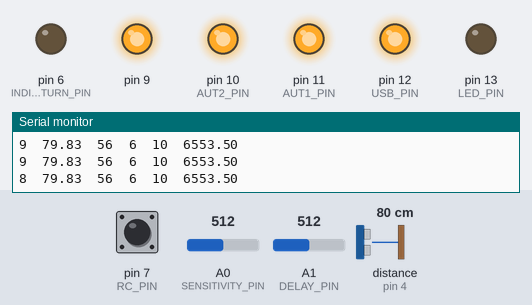
A sketch run on a simulated Arduino Uno, built with avr-gcc and run on an emulated ATmega328P. Shown: output pins drawn as LEDs (lit = HIGH), the last lines printed to the serial monitor. Wiring (inferred from the names in the program): ultrasonic range finder: trigger pin 2; echo pin 4. Inputs (shaded band) come from the test bench; at power-on: A1 (DELAY_PIN) = 512, distance to the obstacle (sensor on pin 4) 80 cm, A0 (SENSITIVITY_PIN) = 512, pin 7 (RC_PIN) HIGH. The echo pulse lasts 58.3 µs per cm; pins used as bus, display or sensor lines are not drawn.

Above: at 9.5 s.
9.6 s: A1 (DELAY_PIN) set to 1023
At 18.6 s:
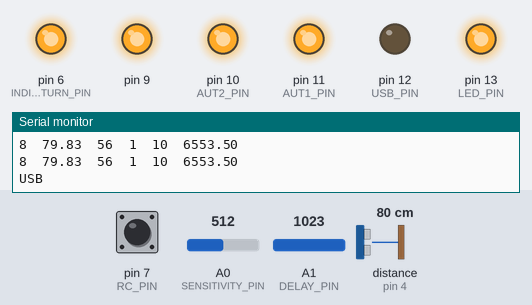
31.6 s: distance to the obstacle (sensor on pin 4) set to 2 cm
At 33.6 s:
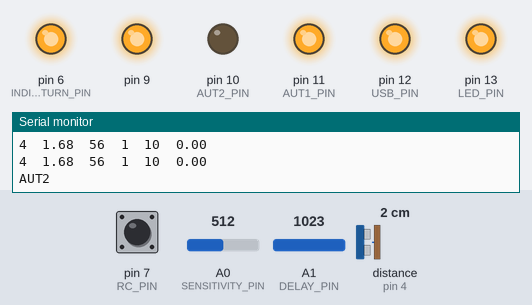
35.8 s: A0 (SENSITIVITY_PIN) set to 1023
At 46.1 s:
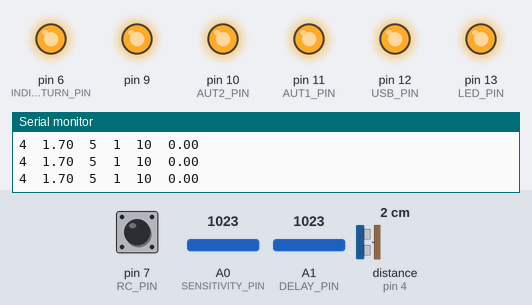
57.8 s: distance to the obstacle (sensor on pin 4) set to 9 cm
Timing chart, 0 to 75.1 s (numbered marks = the images above; inputs shaded):
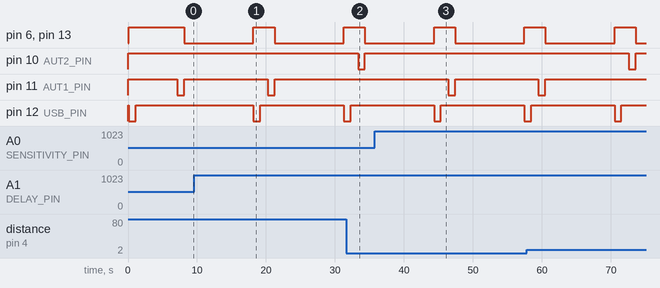

The sketch:

keyhole.ino
```cpp
//#include <CapacitiveSensor.h>
#include "Interval.h"
#include <avr/wdt.h>

/*
 * CapitiveSense Library Demo Sketch
 * Paul Badger 2008
 * Uses a high value resistor e.g. 10M between send pin and receive pin
 * Resistor effects sensitivity, experiment with values, 50K - 50M. Larger resistor values yield larger sensor values.
 * Receive pin is the sensor pin - try different amounts of foil/metal on this pin
 */

#define SAMPLES 16
#define LED_PIN 13

#define USB_PIN 12  //relay
#define AUT1_PIN 11  //relay
#define AUT2_PIN 10  //relay

#define INDICATION_SENSOR_PIN 5  //indication
#define INDICATION_TURN_PIN 6  //indication

#define RC_PIN 7    //sensor
//#define CS_TX_PIN 4 //sensor
//#define CS_RX_PIN 2 //sensor
//#define IR_PIN 3    //sensor
#define SR04TX_PIN 2
#define SR04RX_PIN 4

#define SENSITIVITY_PIN A0
#define DELAY_PIN A1

#define HUMAN_IN_RANGE_RATIO 100 //4 //human stay ratio,  1 = full time, 2 = half time, ...
#define PAUSE_RATIO 100 //2 //human not stay ratio,  1 = full time, 2 = half time, ...
#define TURN_DELAY 10 //5 //delay before new turn [s] //pauza bezi od sepnuti vydavaciho rele, 5s trva vydani napoje, 5s pauza

//CapacitiveSensor   capSensor1 = CapacitiveSensor(CS_TX_PIN, CS_RX_PIN);        // 10M resistor between pins 4 & 2, pin 2 is sensor pin, add a wire and or foil if desired

//CapacitiveSensor   cs_4_6 = CapacitiveSensor(4,6);        // 10M resistor between pins 4 & 6, pin 6 is sensor pin, add a wire and or foil
//CapacitiveSensor   cs_4_8 = CapacitiveSensor(4,8);        // 10M resistor between pins 4 & 8, pin 8 is sensor pin, add a wire and or foil

//#include "filter.h"
//ExponentialFilter<float> sensor1Filtered(1, 0);

Interval automatInterval, serialInterval, pauseInterval;
bool automat;
unsigned int humanInRangeCounter, pauseCounter;
byte automatToggle; //0,1 AUT1, 2 AUT2

void setup()
{

   wdt_enable(WDTO_4S);

   //capSensor1.set_CS_AutocaL_Millis(0xFFFFFFFF);     // turn off autocalibrate on channel 1 - just as an example

   Serial.begin(9600);

   pinMode(SR04RX_PIN, INPUT);
   pinMode(SR04TX_PIN, OUTPUT);

   digitalWrite(9, HIGH);   //relay spare
   digitalWrite(10, HIGH);  //relay spare

   digitalWrite(AUT1_PIN, HIGH);
   digitalWrite(AUT2_PIN, HIGH);
   digitalWrite(USB_PIN, HIGH);
   digitalWrite(LED_PIN, LOW);
   digitalWrite(INDICATION_TURN_PIN, LOW);
   digitalWrite(INDICATION_SENSOR_PIN, LOW);

   pinMode(9, OUTPUT);
   pinMode(10, OUTPUT);
   pinMode(AUT1_PIN, OUTPUT);
   pinMode(AUT2_PIN, OUTPUT);
   pinMode(USB_PIN, OUTPUT);
   pinMode(LED_PIN, OUTPUT);
   pinMode(INDICATION_TURN_PIN, OUTPUT);
   pinMode(INDICATION_SENSOR_PIN, OUTPUT);
   pinMode(RC_PIN, INPUT);
   digitalWrite(RC_PIN, HIGH);
   //pinMode(IR_PIN, INPUT);
   //digitalWrite(IR_PIN, HIGH);

   pinMode(SENSITIVITY_PIN, INPUT);
   pinMode(DELAY_PIN, INPUT);
}

int analogRead(int pin, int samples){
  int result = 0;
  for(int i=0; i<samples; i++){
    result += analogRead(pin);
  }
  return (result / samples);
}

class Alarm {
  bool activated;
  bool deactivated;
  Interval activeInterval;
  Interval deactiveInterval;

public:
  int alarmActiveDelay = 100;
  int alarmDeactiveDelay = 0;
  bool active;
  bool unAck;

  bool activate(bool state) {
    if(state) {
      if(!active) {
        if(!activated) {
          activated = true;
          activeInterval.set(alarmActiveDelay);
        }
        if(activeInterval.expired()) {
          activated = false;
          active = true;
          unAck = true;
          return true;
        }
      }
    }
    else
      activated = false;
    return false;
  };
  bool deactivate(bool state) {
    if(state){
      if(active) {
        if(!deactivated) {
          deactivated = true;
          deactiveInterval.set(alarmDeactiveDelay);
        }
        if(deactiveInterval.expired()) {
          deactivated = false;
          active = false;
          return true;
        }
      }
    }
    else
      deactivated = false;
    return false;
  }
  void ack() {
    unAck = false;
  }
};

Alarm humanInRange;
bool rcactive = false;

void loop()
{
    wdt_reset();

    long start = millis();

    //long sensor1 =  capSensor1.capacitiveSensor(30);
    digitalWrite(SR04TX_PIN, LOW);
    delayMicroseconds(2);
    digitalWrite(SR04TX_PIN, HIGH);
    delayMicroseconds(10);
    digitalWrite(SR04TX_PIN, LOW);
    long duration = pulseIn(SR04RX_PIN, HIGH);
    //Calculate the distance (in cm) based on the speed of sound.
    float distance = duration / 58.2;


    //sensor1Filtered.Filter(sensor1);
    //sensor1 = sensor1Filtered.Current();

    //int limit = analogRead(SENSITIVITY_PIN, SAMPLES);
    //int limit = 25 * (pow(2, (0.01 * (1023 - analogRead(SENSITIVITY_PIN, SAMPLES)))) - 1);
    int limit = (1023 - analogRead(SENSITIVITY_PIN, SAMPLES)) * 0.1 + 5;
    unsigned int timeLimit = (1023 - analogRead(DELAY_PIN, SAMPLES)) * 0.01 + 1;

    //if(serialInterval.expired()) {
    //  serialInterval.set(500);
    Serial.print(millis() - start);        // check on performance in milliseconds
    Serial.print("\t");                    // tab character for debug windown spacing
    //Serial.print(sensor1);                  // print sensor output 1
    Serial.print(distance);
    Serial.print("\t");                    // tab character for debug windown spacing
    Serial.print(limit);
    Serial.print("\t");                    // tab character for debug windown spacing
    Serial.print(timeLimit);

    Serial.print("\t");                    // tab character for debug windown spacing
    Serial.print(TURN_DELAY);
    Serial.print("\t");                    // tab character for debug windown spacing
    Serial.println(pauseCounter * 0.1);

   // }

    //bool active = (float)sensor1 > 1.05 * (float)limit;
    //bool deactive = sensor1 < limit;
    bool active = distance < limit;
    bool deactive = distance > limit;

    if(!digitalRead(RC_PIN)) {
      //no detected
    }
    else {
      //detected
      //active = true;
      //deactive = false;
      rcactive = true;
    }
    /*
    if(!digitalRead(IR_PIN)) {
      //detected
      active = true;
      deactive = false;
    }
    */
    humanInRange.activate(active);
    humanInRange.deactivate(deactive);

    if(humanInRange.active || rcactive) {
      digitalWrite(INDICATION_SENSOR_PIN, HIGH);

      if(automat && active) {
        if(humanInRangeCounter < 65535)
          humanInRangeCounter++;
      }
      if(automat && rcactive) {
          humanInRangeCounter = 65535;
      }

      //if(!automat && pauseInterval.expired()) {
      //if(!automat && pauseInterval.expired() && (pauseCounter * 0.1 * 2 > TURN_DELAY * 0.001 )) {
      if(!automat && pauseInterval.expired() && (pauseCounter * PAUSE_RATIO > TURN_DELAY * 10)) {

        digitalWrite(LED_PIN, HIGH);
        digitalWrite(INDICATION_TURN_PIN, HIGH);
        humanInRangeCounter = 0;

        digitalWrite(USB_PIN, LOW);
        Serial.println("USB");
        delay(1000);
        digitalWrite(USB_PIN, HIGH);
        automatInterval.set(timeLimit * 1000);
        automat = true;
        pauseCounter = 0;
        //humanInRange.ack();
        humanInRangeCounter = 0;
      }
    }
    else {
      digitalWrite(INDICATION_SENSOR_PIN, LOW);
    }

    if(automatInterval.expired() && automat) {
      automat = false;

      rcactive = false;

      if(humanInRangeCounter * HUMAN_IN_RANGE_RATIO > timeLimit * 10) {
        //if(automatToggle) {
        if(automatToggle < 2) {
          digitalWrite(AUT1_PIN, LOW);
          Serial.println("AUT1");
          delay(1000);
          digitalWrite(AUT1_PIN, HIGH);
        }
        else {
          digitalWrite(AUT2_PIN, LOW);
          Serial.println("AUT2");
          delay(1000);
          digitalWrite(AUT2_PIN, HIGH);
        }
        //automatToggle = !automatToggle;
        automatToggle++;
        if(automatToggle > 2)
          automatToggle = 0;

      }
      digitalWrite(LED_PIN, LOW);
      digitalWrite(INDICATION_TURN_PIN, LOW);
      pauseInterval.set(TURN_DELAY * 1000);
      pauseCounter = 0;
    }

    if(!automat) {

      if(rcactive) {
        pauseCounter = 65535;
        //pauseInterval.set(0);
      }

      if(!humanInRange.active)
        if(pauseCounter < 65535)
          pauseCounter++;
    }

    delay(100);                             // arbitrary delay to limit data to serial port
}
```

interval.cpp
```cpp
// (licence header left out)
extern "C" {
  #include <stdlib.h>
  #include <string.h>
  #include <inttypes.h>
}
#include <arduino.h>
#include "interval.h"

bool Interval::expired(void)
{
	uint32_t ticks = millis();
	bool status;

	if (timefrom <= timeto) // timer didn't overflow
		status = (ticks >= timeto) || (ticks < timefrom);
	else // timer overflow
		status = (ticks >= timeto) && (ticks < timefrom);

	return status;
}

void Interval::set(uint32_t timeout)
{

	timefrom = millis();
	timeto = timefrom + timeout;
}

// EOF
```

interval.h
```cpp
#ifndef interval_h
#define interval_h

/* Interval
 * Copyright (C) 2014  Pavel Brychta http://www.xpablo.cz
 *
 * This program is free software: you can redistribute it and/or modify it under the terms of the GNU General Public License
 * as published by the Free Software Foundation, either version 3 of the License, or (at your option) any later version.
 * This program is distributed in the hope that it will be useful, but WITHOUT ANY WARRANTY; without even the implied warranty
 * of MERCHANTABILITY or FITNESS FOR A PARTICULAR PURPOSE.  See the GNU General Public License for more details.
 * You should have received a copy of the GNU General Public License along with this program. If not, see http://www.gnu.org/licenses
 */

#include <inttypes.h>

class Interval
{
  protected:
	uint32_t timefrom;
	uint32_t timeto;
  public:
	bool expired(void);
	void set(uint32_t timeout);
};

#endif
// EOF
```
